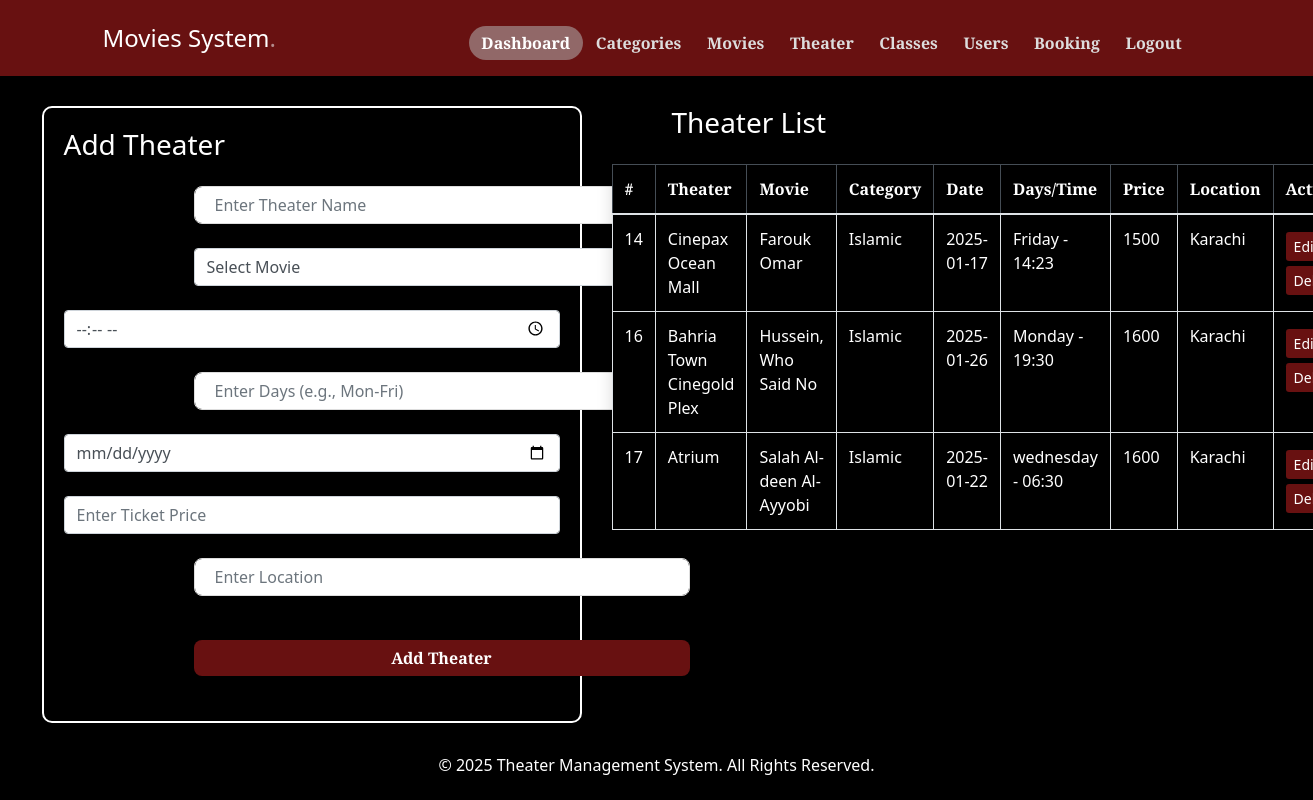
The page /admin/theater.php (signed in) on the database its author committed.
### tables this page shows
CREATE TABLE `theater` (
  `theaterid` int(11) NOT NULL,
  `movieid` varchar(50) NOT NULL,
  `timing` varchar(50) NOT NULL,
  `days` varchar(50) NOT NULL,
  `date` date NOT NULL,
  `price` int(11) NOT NULL,
  `theater_name` varchar(255) DEFAULT NULL,
  `location` varchar(255) DEFAULT NULL,
  `image` varchar(255) DEFAULT NULL
);

CREATE TABLE `movies` (
  `movieid` int(11) NOT NULL,
  `title` varchar(50) NOT NULL,
  `description` varchar(50) NOT NULL,
  `releasedate` date NOT NULL,
  `image` varchar(1000) NOT NULL,
  `trailer` varchar(1000) NOT NULL,
  `movie` varchar(1000) NOT NULL,
  `rating` varchar(50) NOT NULL,
  `catid` int(11) NOT NULL
);

CREATE TABLE `categories` (
  `catid` int(11) NOT NULL,
  `catname` varchar(50) NOT NULL
);

### admin/theater.php (the view, shortened to what this page needs)
<?php
include('../connect.php');
?>
<!DOCTYPE html>
<html lang="en">
<head>
    <link href="https://cdn.jsdelivr.net/npm/bootstrap@5.3.0/dist/css/bootstrap.min.css" rel="stylesheet">
</head>
<body>
<?php include('header.php') ?>
<br><br><br><br>
<div class="container">
    <div class="row">
        <div class="col-lg-6">
            <div class="form-container">
            <form action="theater.php" method="post" enctype="multipart/form-data">
    <h3 class="mb-4">Add Theater</h3>
    <div class="form-group mb-4">
        <input type="text" class="form-control" name="theater_name" placeholder="Enter Theater Name" value="<?php echo isset($theater_name) ? $theater_name : ''; ?>" required>
    </div>
    <div class="form-group mb-4">
        <select name="movieid" class="form-control" required>
            <option value="">Select Movie</option>
        </select>
    </div>
    <div class="form-group mb-4">
        <input type="time" class="form-control" name="timing" value="<?php echo isset($timing) ? $timing : ''; ?>" required>
    </div>
    <div class="form-group mb-4">
        <input type="text" class="form-control" name="days" placeholder="Enter Days (e.g., Mon-Fri)" value="<?php echo isset($days) ? $days : ''; ?>" required>
    </div>
    <div class="form-group mb-4">
        <input type="date" class="form-control" name="date" value="<?php echo isset($date) ? $date : ''; ?>" required>
    </div>
    <div class="form-group mb-4">
        <input type="number" class="form-control" name="price" placeholder="Enter Ticket Price" value="<?php echo isset($price) ? $price : ''; ?>" required>
    </div>
    <div class="form-group mb-4">
        <input type="text" class="form-control" name="location" placeholder="Enter Location" value="<?php echo isset($location) ? $location : ''; ?>" required>
    </div>
    <div class="form-group">
        <input type="submit" class="btn w-100" value="<?php echo isset($theater_name) ? 'Update Theater' : 'Add Theater'; ?>" name="add">
    </div>
</form>
            </div>
        </div>
        <div class="col-lg-6">
            <h3 class="mb-4">Theater List</h3>
            <table class="table table-bordered table-hover shadow bg-white rounded">
                <thead class="table-dark">
                    <tr>
                        <th>#</th>
                        <th>Theater</th>
                        <th>Movie</th>
                        <th>Category</th>
                        <th>Date</th>
                        <th>Days/Time</th>
                        <th>Price</th>
                        <th>Location</th>
                        <th>Actions</th>
                    </tr>
                </thead>
                <tbody>
                <?php
                $sql = "SELECT theater.*, movies.title, categories.catname
                        FROM theater
                        INNER JOIN movies ON movies.movieid = theater.movieid
                        INNER JOIN categories ON categories.catid = movies.catid";
                $res = mysqli_query($con, $sql);
                if(mysqli_num_rows($res) > 0){
                    while($data = mysqli_fetch_array($res)){
                        echo "
                            <tr>
                                <td>{$data['theaterid']}</td>
                                <td>{$data['theater_name']}</td>
                                <td>{$data['title']}</td>
                                <td>{$data['catname']}</td>
                                <td>{$data['date']}</td>
                                <td>{$data['days']} - {$data['timing']}</td>
                                <td>{$data['price']}</td>
                                <td>{$data['location']}</td>
                                <td>
                                    <a href='theater.php?editid={$data['theaterid']}' class='btn btn-primary btn-sm'>Edit</a>
                                    <a href='theater.php?deleteid={$data['theaterid']}' class='btn btn-danger btn-sm'>Delete</a>
                                </td>
                            </tr>";
                    }
                } else {
                    echo "<tr><td colspan='9' class='text-center'>No Theaters Found</td></tr>";
                }
                ?>
                </tbody>
            </table>
        </div>
    </div>
</div>
<footer>
    <p>&copy; 2025 Theater Management System. All Rights Reserved.</p>
</footer>
</body>
</html>

### style.css (style rules this page uses)
* { margin: 0; padding: 0; box-sizing: border-box; }
body { background-color: #000; color: #fff; font-family: "Baskervville SC", system-ui; font-weight: 400; font-style: normal; margin: 0; padding: 0; line-height: 1.6; }
form .form-group { margin-bottom: 20px; }
form input[type="text"], form select, form input[type="submit"] { padding: 6px 20px; font-size: 1rem; border-radius: 8px; border: 1px solid #ddd; outline: none; width: 100%; transition: all 0.3s ease; margin-left: 130px; margin-top: 20px; font-family: "Baskervville SC", system-ui; font-style: normal; }
form input[type="text"], form select { background-color: #ffffff; color: #333; }
form input[type="submit"] { background-color: #6a1b1a; color: white; font-weight: bold; cursor: pointer; border: none; transition: background-color 0.3s ease, transform 0.3s ease; }
form .form-group { margin-bottom: 25px; }
.form-group { margin-bottom: 15px; }
.form-control { width: 100%; padding: 10px; font-size: 14px; border-radius: 5px; border: 1px solid #333; background-color: #1a1a1a; color: #fff; }
.btn-primary { background-color: #007bff; color: white; padding: 12px 20px; border-radius: 5px; border: none; font-size: 14px; cursor: pointer; }

### admin/theater.php (style rules this page uses)
body { background-color: #000 !important; font-family: "Baskervville SC", system-ui; color: #fff !important; }
h3, h4 { font-family: "Baskervville SC", system-ui; font-weight: bold; }
.container { margin-top: 10px; }
.form-container { border: 2px solid #fff; padding: 20px; border-radius: 10px; background-color: #000; margin-left:-60px; width: 100%; }
.form-group { margin-bottom: 1rem; font-family: "Baskervville SC", system-ui; background-color: #000 !important; color: #fff !important; }
.form-control { border-radius: 8px; }
.btn { border-radius: 5px; background-color: rgb(104, 17, 17) !important; border: none !important; color: #fff !important; }
.table { font-family: "Baskervville SC", system-ui; background-color: #000 !important; color: #fff !important; border: 2px solid #fff; margin-left: -60px; }
.table th, .table td { border: 1px solid #fff; font-family: "Baskervville SC", system-ui; background-color: #000 !important; color: #fff !important; }
.table thead { background-color: #444; color: #fff; }
.table tbody tr:nth-child(even) { background-color: #1a1a1a; }
.table a { text-decoration: none; margin: auto; }
.table a.btn { margin-top: 5px; }
footer { text-align: center; padding: 10px 0; font-family: "Baskervville SC", system-ui; background-color: #000 !important; color: #fff !important; margin-top: 20px; }

### rows shown on the page
theater: theaterid "14", theater_name "Cinepax Ocean Mall", movieid.title "Farouk Omar", categories.catname "Islamic", date "2025-01-17", days "Friday", timing "14:23", price "1500", location "Karachi"
theater: theaterid "16", theater_name "Bahria Town Cinegold Plex", movieid.title "Hussein, Who Said No", categories.catname "Islamic", date "2025-01-26", days "Monday", timing "19:30", price "1600", location "Karachi"
theater: theaterid "17", theater_name "Atrium", movieid.title "Salah Al-deen Al-Ayyobi", categories.catname "Islamic", date "2025-01-22", days "wednesday", timing "06:30", price "1600", location "Karachi"
